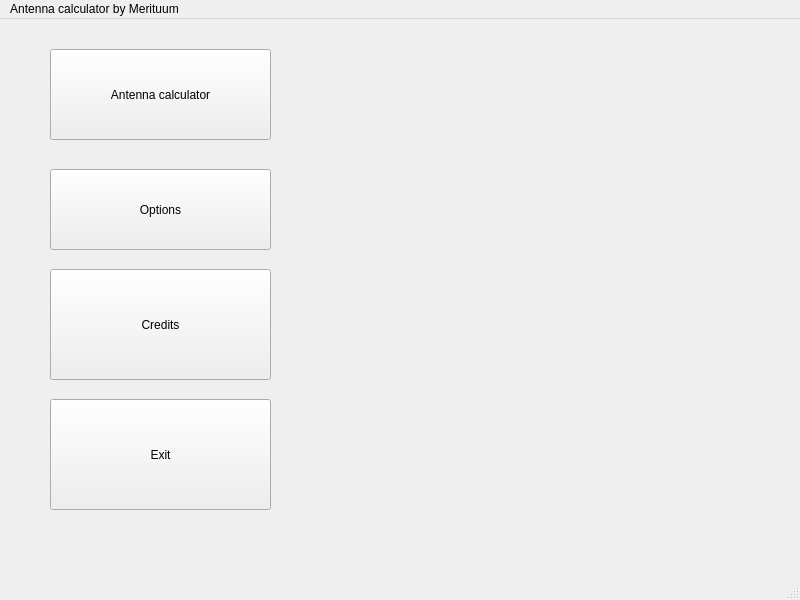
<?xml version="1.0" encoding="UTF-8"?>
<ui version="4.0">
 <class>MainWindow</class>
 <widget class="QMainWindow" name="MainWindow">
  <property name="geometry">
   <rect>
    <x>0</x>
    <y>0</y>
    <width>800</width>
    <height>600</height>
   </rect>
  </property>
  <property name="windowTitle">
   <string>MainWindow</string>
  </property>
  <widget class="QWidget" name="centralwidget">
   <widget class="QPushButton" name="calculateButton">
    <property name="geometry">
     <rect>
      <x>50</x>
      <y>30</y>
      <width>221</width>
      <height>91</height>
     </rect>
    </property>
    <property name="text">
     <string>Antenna calculator</string>
    </property>
   </widget>
   <widget class="QPushButton" name="optionsButton">
    <property name="geometry">
     <rect>
      <x>50</x>
      <y>150</y>
      <width>221</width>
      <height>81</height>
     </rect>
    </property>
    <property name="text">
     <string>Options</string>
    </property>
   </widget>
   <widget class="QPushButton" name="creditsButton">
    <property name="geometry">
     <rect>
      <x>50</x>
      <y>250</y>
      <width>221</width>
      <height>111</height>
     </rect>
    </property>
    <property name="text">
     <string>Credits</string>
    </property>
   </widget>
   <widget class="QPushButton" name="exitButton">
    <property name="geometry">
     <rect>
      <x>50</x>
      <y>380</y>
      <width>221</width>
      <height>111</height>
     </rect>
    </property>
    <property name="text">
     <string>Exit</string>
    </property>
   </widget>
  </widget>
  <widget class="QMenuBar" name="menubar">
   <property name="geometry">
    <rect>
     <x>0</x>
     <y>0</y>
     <width>800</width>
     <height>25</height>
    </rect>
   </property>
   <widget class="QMenu" name="menuAntenna_calculator_by_Merituum">
    <property name="title">
     <string>Antenna calculator by Merituum</string>
    </property>
   </widget>
   <addaction name="menuAntenna_calculator_by_Merituum"/>
  </widget>
  <widget class="QStatusBar" name="statusbar"/>
 </widget>
 <resources/>
 <connections/>
</ui>
